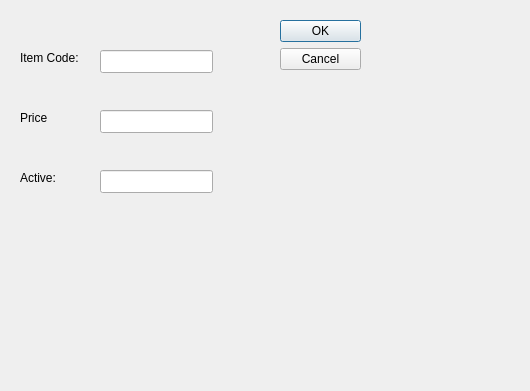
<?xml version="1.0" encoding="UTF-8"?>
<ui version="4.0">
 <class>CreateNewUser</class>
 <widget class="QDialog" name="CreateNewUser">
  <property name="geometry">
   <rect>
    <x>0</x>
    <y>0</y>
    <width>530</width>
    <height>391</height>
   </rect>
  </property>
  <property name="windowTitle">
   <string>Create New Item Code</string>
  </property>
  <widget class="QDialogButtonBox" name="buttonBox">
   <property name="geometry">
    <rect>
     <x>280</x>
     <y>20</y>
     <width>81</width>
     <height>241</height>
    </rect>
   </property>
   <property name="orientation">
    <enum>Qt::Vertical</enum>
   </property>
   <property name="standardButtons">
    <set>QDialogButtonBox::Cancel|QDialogButtonBox::Ok</set>
   </property>
  </widget>
  <widget class="QLabel" name="lb_ItemID">
   <property name="geometry">
    <rect>
     <x>20</x>
     <y>50</y>
     <width>91</width>
     <height>16</height>
    </rect>
   </property>
   <property name="text">
    <string>Item Code:</string>
   </property>
  </widget>
  <widget class="QLabel" name="lb_Password">
   <property name="geometry">
    <rect>
     <x>20</x>
     <y>110</y>
     <width>91</width>
     <height>16</height>
    </rect>
   </property>
   <property name="text">
    <string>Price</string>
   </property>
  </widget>
  <widget class="QLabel" name="lb_Role">
   <property name="geometry">
    <rect>
     <x>20</x>
     <y>170</y>
     <width>91</width>
     <height>16</height>
    </rect>
   </property>
   <property name="text">
    <string>Active:</string>
   </property>
  </widget>
  <widget class="QLineEdit" name="lineEdit_ItemCode">
   <property name="geometry">
    <rect>
     <x>100</x>
     <y>50</y>
     <width>113</width>
     <height>23</height>
    </rect>
   </property>
  </widget>
  <widget class="QLineEdit" name="lineEdit_Price">
   <property name="geometry">
    <rect>
     <x>100</x>
     <y>110</y>
     <width>113</width>
     <height>23</height>
    </rect>
   </property>
  </widget>
  <widget class="QLineEdit" name="lineEdit_Active">
   <property name="geometry">
    <rect>
     <x>100</x>
     <y>170</y>
     <width>113</width>
     <height>23</height>
    </rect>
   </property>
  </widget>
 </widget>
 <resources/>
 <connections>
  <connection>
   <sender>buttonBox</sender>
   <signal>accepted()</signal>
   <receiver>CreateNewUser</receiver>
   <slot>accept()</slot>
   <hints>
    <hint type="sourcelabel">
     <x>248</x>
     <y>254</y>
    </hint>
    <hint type="destinationlabel">
     <x>157</x>
     <y>274</y>
    </hint>
   </hints>
  </connection>
  <connection>
   <sender>buttonBox</sender>
   <signal>rejected()</signal>
   <receiver>CreateNewUser</receiver>
   <slot>reject()</slot>
   <hints>
    <hint type="sourcelabel">
     <x>316</x>
     <y>260</y>
    </hint>
    <hint type="destinationlabel">
     <x>286</x>
     <y>274</y>
    </hint>
   </hints>
  </connection>
 </connections>
</ui>
